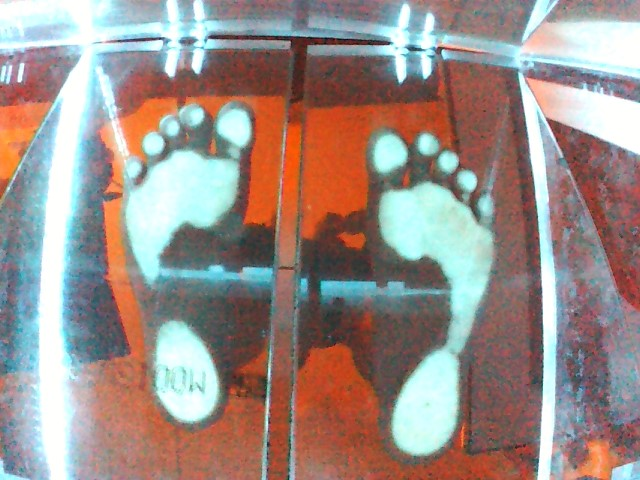
#> input picture images/img1.jpeg, 640 x 480 px
$ python blend.py
#> lines starting #> are read from the running program, lines starting #| are printed output that depends on the picture; after the words box and inside, x2 and y2 are one past the last pixel; in counts of white or black regions, pixels touching at a corner belong together
import cv2
import numpy as np
#_____________ Width and height ___________________#
img = cv2.imread("images/img1.jpeg")
#> img is the input picture: shape (480, 640, 3); mean B, G, R 136.5, 141.9, 156.4
height, width = img.shape[:2]
#> height = 480; width = 640
print("width")
print(width)
#| 640
print("height")
print(height)
#| 480
width_half = int(width/2)
#> width_half = 320
height_half = height/2
#> height_half = 240

crop_img = img[100:height, 50:530]
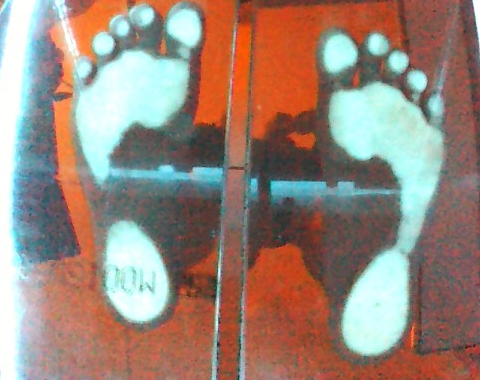
#> crop_img: shape (380, 480, 3); mean B, G, R 122, 133.4, 154.2
cv2.imwrite("cropped.jpeg",crop_img)

IMAGE = "cropped.jpeg"
img=cv2.imread(IMAGE)
#> img: shape (380, 480, 3)
hsv=cv2.cvtColor(img, cv2.COLOR_BGR2HSV)
#> hsv: shape (380, 480, 3); mean H, S, V 49.2, 92.2, 170.1

print(hsv.shape)
#| (380, 480, 3)
height, width = img.shape[:2]
#> height = 380; width = 480

#_________ Threshold to get desired image___________#
lower_white = np.array([0,0,0], dtype=np.uint8)
upper_white = np.array([0,0,255], dtype=np.uint8)

# # Threshold the HSV image to get only white colors
mask = cv2.inRange(hsv, lower_white, upper_white)
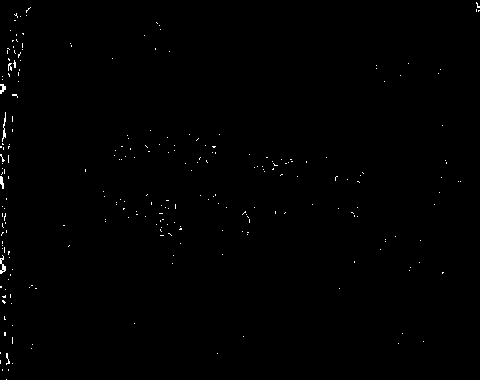
#> mask: shape (380, 480); 0.42% white in thin lines or dots
# # Bitwise-AND mask and original image
res = cv2.bitwise_and(hsv,hsv, mask= mask)
#> res: shape (380, 480, 3); mean H, S, V 0, 0, 0.8

v  = hsv[:, :, 0]
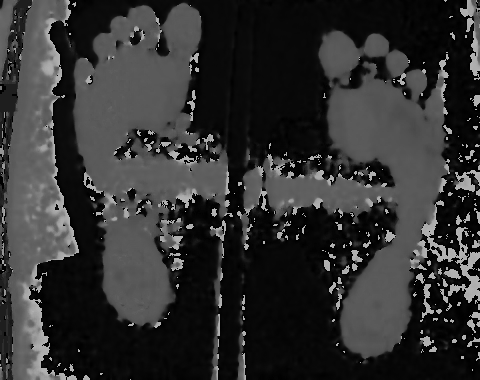
#> v: shape (380, 480); min 0, max 179, mean 49.2
v_mask_new = hsv[:, :, 2] < 250
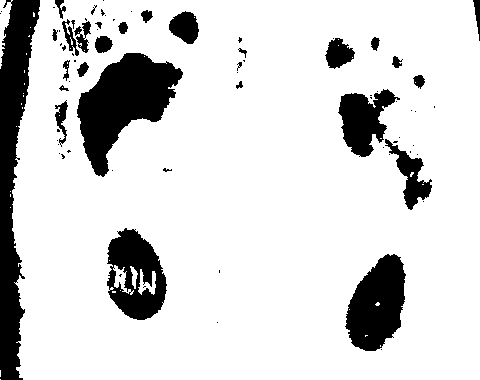
#> v_mask_new: shape (380, 480) bool; 84.2% white; 77 black regions (49 under 20 px), largest, box (x1, y1, x2, y2) and area: (0, 0, 40, 380) 7795, (77, 53, 183, 177) 6558, (345, 254, 406, 351) 4023

v[v_mask_new]=255
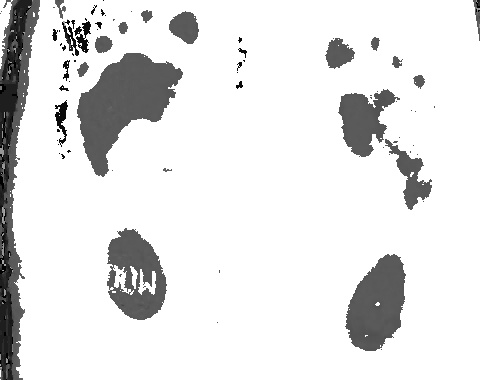
#> v: shape (380, 480); min 0, max 255, mean 227.2
v[~v_mask_new]=0
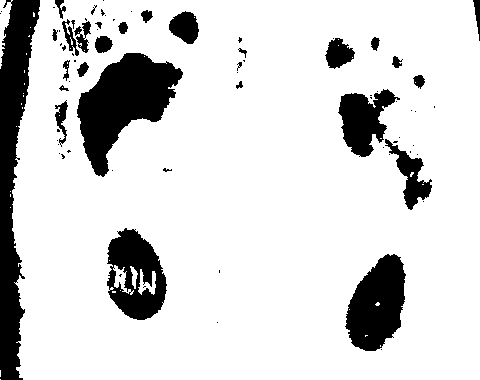
#> v: shape (380, 480); 84.2% white; 77 black regions (49 under 20 px), largest, box (x1, y1, x2, y2) and area: (0, 0, 40, 380) 7795, (77, 53, 183, 177) 6558, (345, 254, 406, 351) 4023


alpha = 0.0
beta  = 1-alpha

dst = cv2.addWeighted(crop_img, alpha, hsv, beta, 0.0)
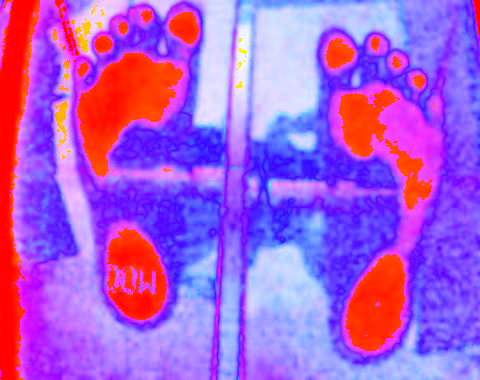
#> dst: shape (380, 480, 3); mean B, G, R 214.8, 92.2, 170.1

#cv2.imshow("images", np.hstack([crop_img, hsv]))
cv2.imshow("images", dst)

cv2.imwrite('hsvimg.jpeg',hsv)
cv2.waitKey(0)

$ run again, with images/img2.jpeg copied over images/img1.jpeg
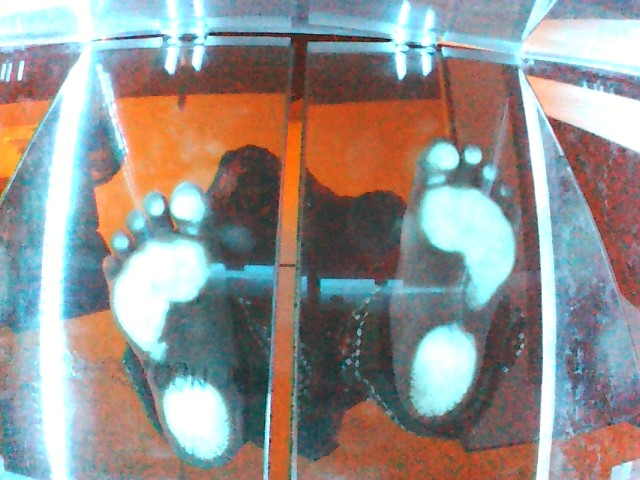
#> input picture images/img2.jpeg, 640 x 480 px
#> img is the input picture: shape (480, 640, 3); mean B, G, R 142.1, 145.4, 149.2
#| 640
#| 480
#> img: shape (380, 480, 3)
#> hsv: shape (380, 480, 3); mean H, S, V 63.9, 87.2, 163.8
#| (380, 480, 3)
#> `mask = cv2.inRange(hsv, lower_white, upper_white)`:
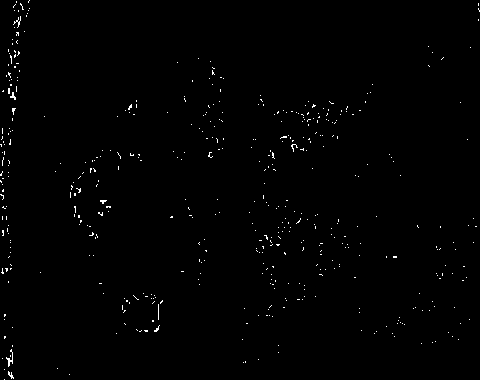
#> mask: shape (380, 480); 0.7% white in thin lines or dots
#> res: shape (380, 480, 3); mean H, S, V 0, 0, 1.2
#> v_mask_new: shape (380, 480) bool; 82.4% white; 80 black regions (50 under 20 px), largest, box (x1, y1, x2, y2) and area: (0, 0, 40, 380) 8008, (64, 140, 160, 259) 6311, (373, 87, 463, 202) 5886
#> `dst = cv2.addWeighted(crop_img, alpha, hsv, beta, 0.0)`:
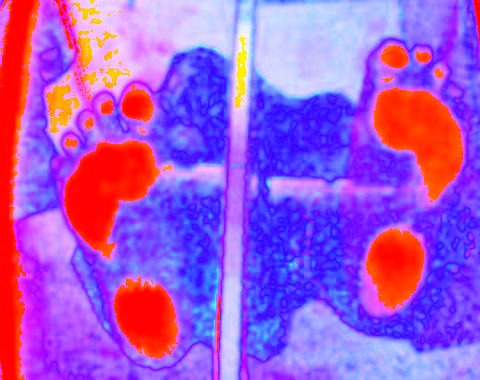
#> dst: shape (380, 480, 3); mean B, G, R 210.2, 87.2, 163.8

$ run again, with images/img3.jpeg copied over images/img1.jpeg
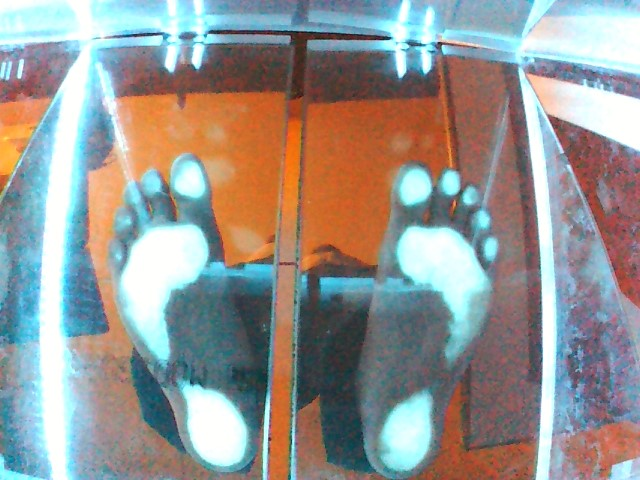
#> input picture images/img3.jpeg, 640 x 480 px
#> img is the input picture: shape (480, 640, 3); mean B, G, R 146.2, 149.3, 150.4
#| 640
#| 480
#> img: shape (380, 480, 3)
#> hsv: shape (380, 480, 3); mean H, S, V 64.1, 95.7, 171.8
#| (380, 480, 3)
#> `mask = cv2.inRange(hsv, lower_white, upper_white)`:
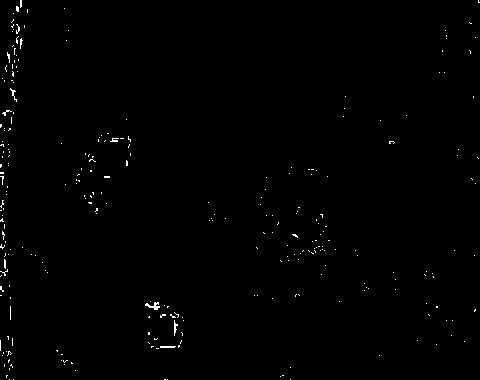
#> mask: shape (380, 480); 0.56% white in thin lines or dots
#> res: shape (380, 480, 3); mean H, S, V 0, 0, 1.2
#> v_mask_new: shape (380, 480) bool; 84.8% white; 74 black regions (52 under 20 px), largest, box (x1, y1, x2, y2) and area: (0, 0, 43, 380) 8240, (71, 125, 157, 259) 6279, (348, 127, 434, 220) 4553
#> `dst = cv2.addWeighted(crop_img, alpha, hsv, beta, 0.0)`:
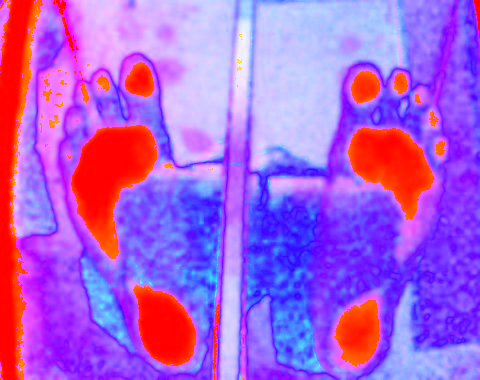
#> dst: shape (380, 480, 3); mean B, G, R 216.3, 95.7, 171.8
